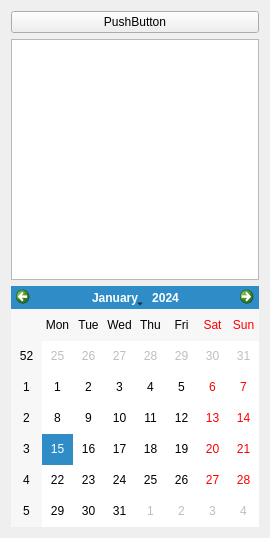
<?xml version="1.0" encoding="UTF-8"?>
<ui version="4.0">
 <class>Form</class>
 <widget class="QWidget" name="Form">
  <property name="geometry">
   <rect>
    <x>0</x>
    <y>0</y>
    <width>218</width>
    <height>538</height>
   </rect>
  </property>
  <property name="windowTitle">
   <string>Form</string>
  </property>
  <layout class="QVBoxLayout" name="verticalLayout">
   <item>
    <widget class="QPushButton" name="pushButton">
     <property name="text">
      <string>PushButton</string>
     </property>
    </widget>
   </item>
   <item>
    <widget class="QTreeView" name="treeView">
     <property name="sizePolicy">
      <sizepolicy hsizetype="Expanding" vsizetype="Expanding">
       <horstretch>0</horstretch>
       <verstretch>0</verstretch>
      </sizepolicy>
     </property>
    </widget>
   </item>
   <item>
    <widget class="QCalendarWidget" name="calendarWidget">
     <property name="sizePolicy">
      <sizepolicy hsizetype="MinimumExpanding" vsizetype="MinimumExpanding">
       <horstretch>0</horstretch>
       <verstretch>0</verstretch>
      </sizepolicy>
     </property>
     <property name="firstDayOfWeek">
      <enum>Qt::Monday</enum>
     </property>
     <property name="gridVisible">
      <bool>false</bool>
     </property>
    </widget>
   </item>
  </layout>
 </widget>
 <resources/>
 <connections/>
</ui>
